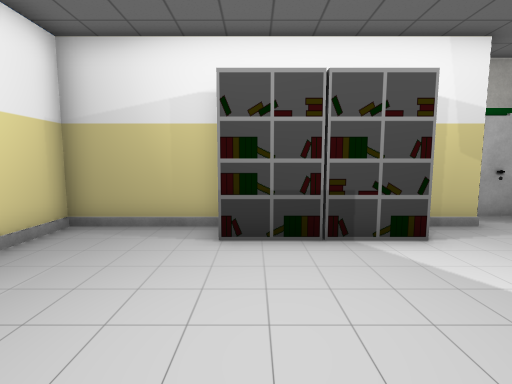
[1] (above)

17 first-person views from a walk through a Unity game level. The camera is 1.5 m above the floor, tilts 6° down and sees 85° across. The floor is counted in squares, 1 m on a side. Each view is taken from the middle of a square. On the plan, view 1 faces up. The plan holds only what a view shows up to about 14 squares ahead; the rest is blank. The place goes on beyond the plan. Some surface patterns are stand-ins.

[2]
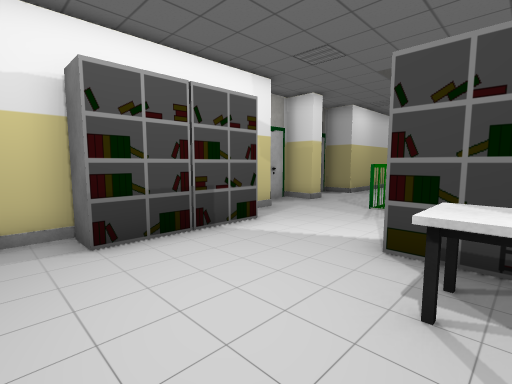

[3]
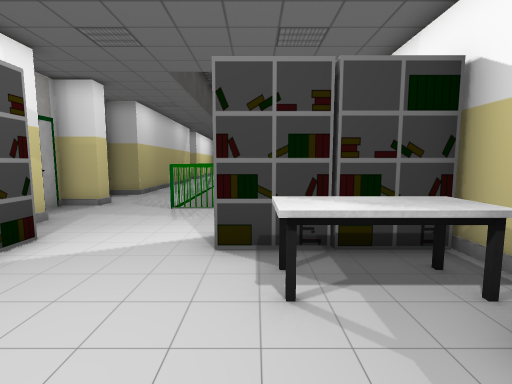

[4]
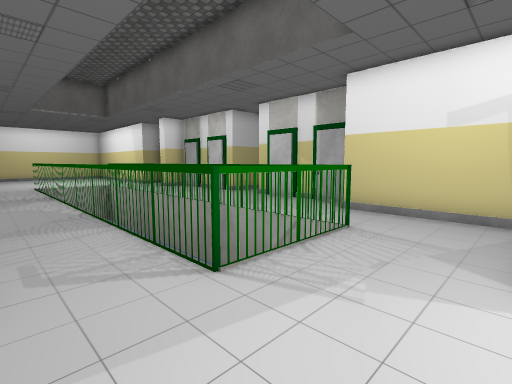

[5]
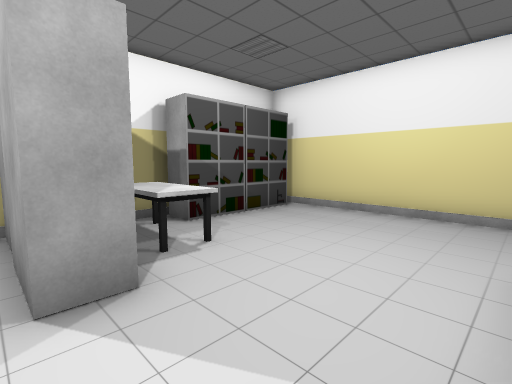

[6]
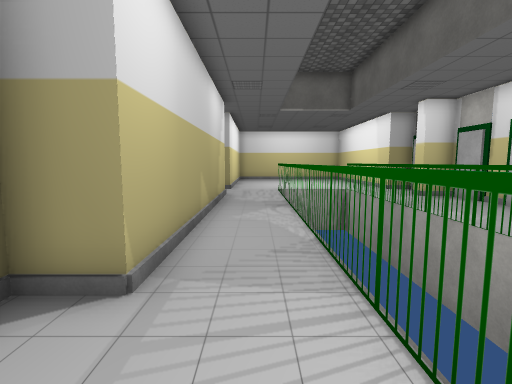

[7]
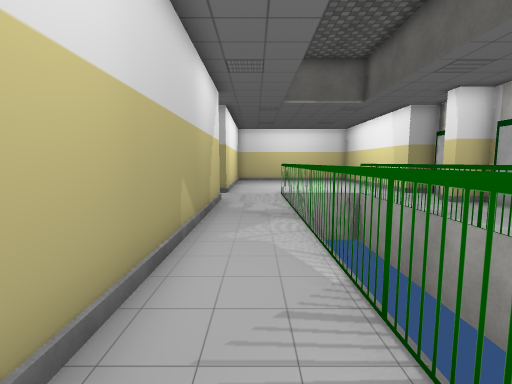

[8]
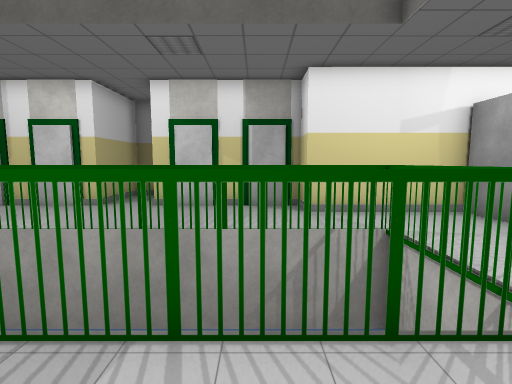

[9]
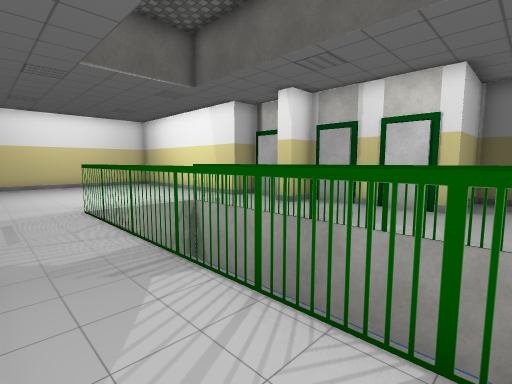

[10]
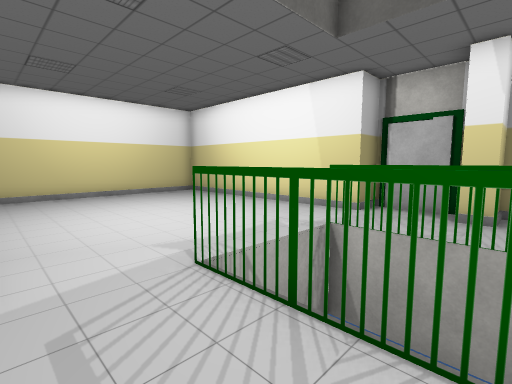

[11]
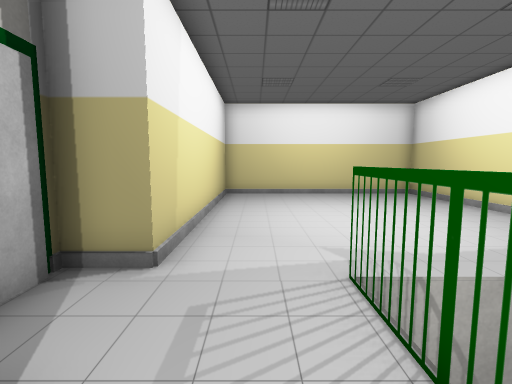

[12]
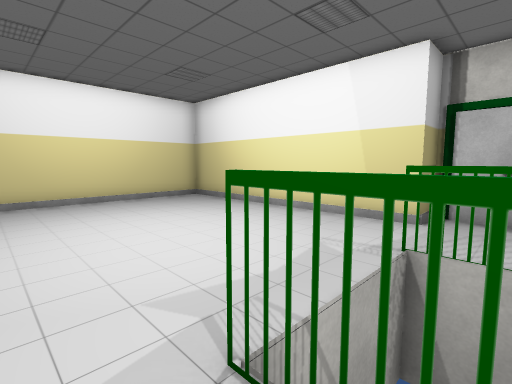

[13]
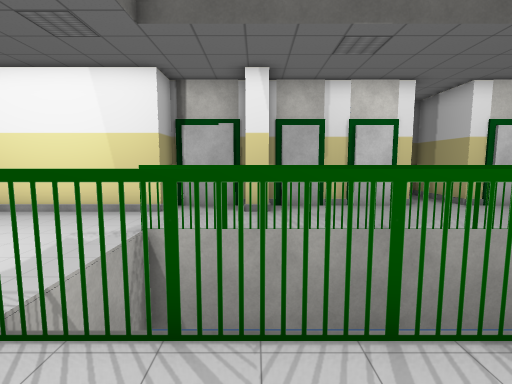

[14]
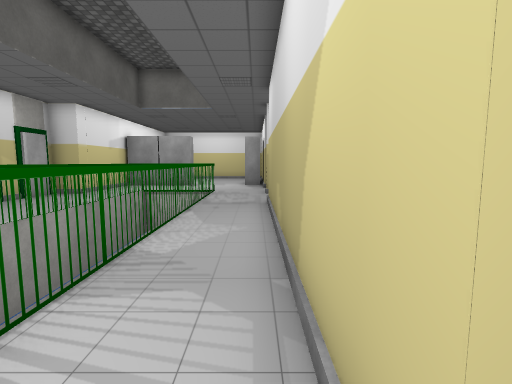

[15]
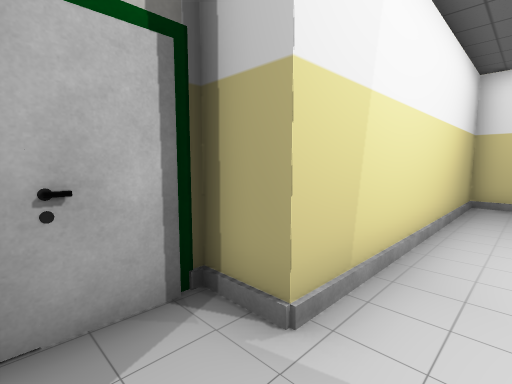

[16]
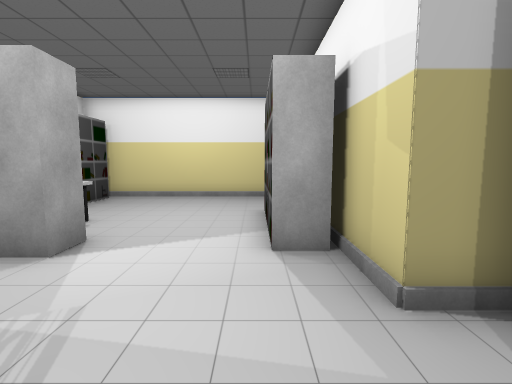

[17]
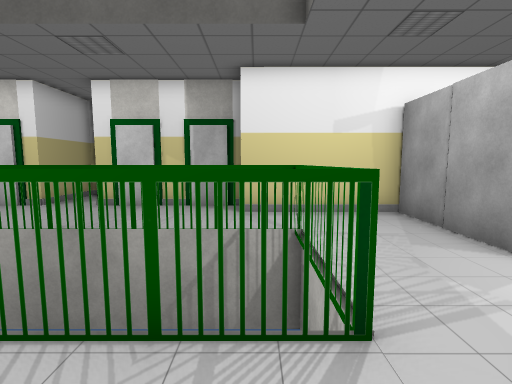

### Floor plan
Key: @ floor where view 1 was taken; # wall or solid block; . floor; = window, fence, low wall or low ledge; O other object.
Columns run from 5 left of view 1 to 34 right of it. Each row starts with its distance up from view 1.
  8           ####  #         ####
  7 #####  ####..#..###########..###########
  6 #...####O..............................#
  5 #....####..............................#
  4 #...........#################..........#
  3 #...........O                ..........#
  2 #...........O                ..........#
  1 #.....OO##..O                ..........#
  0 #....@OOO#..=################..........#
 -1 #.####OO##.............................#
 -2 #    OOOO#.............................#
 -3      #########............#..###########
 -4              ######..#########
 -5                   #..#
 -6                   #..#
 -7                   ####

Positions as (right, up) in squares from view 1, and headings:
1: (0, 0), facing up
2: (-2, 0), facing up-right
3: (-2, 1), facing right
4: (4, 6), facing down-right
5: (4, 5), facing down-left
6: (8, 5), facing right
7: (10, 5), facing right
8: (10, 6), facing down
9: (14, 6), facing down-right
10: (20, 6), facing down-right
11: (20, 5), facing right
12: (22, 5), facing down-right
13: (21, 6), facing down
14: (22, 6), facing left
15: (22, 5), facing up-right
16: (8, 5), facing left
17: (8, 6), facing down
